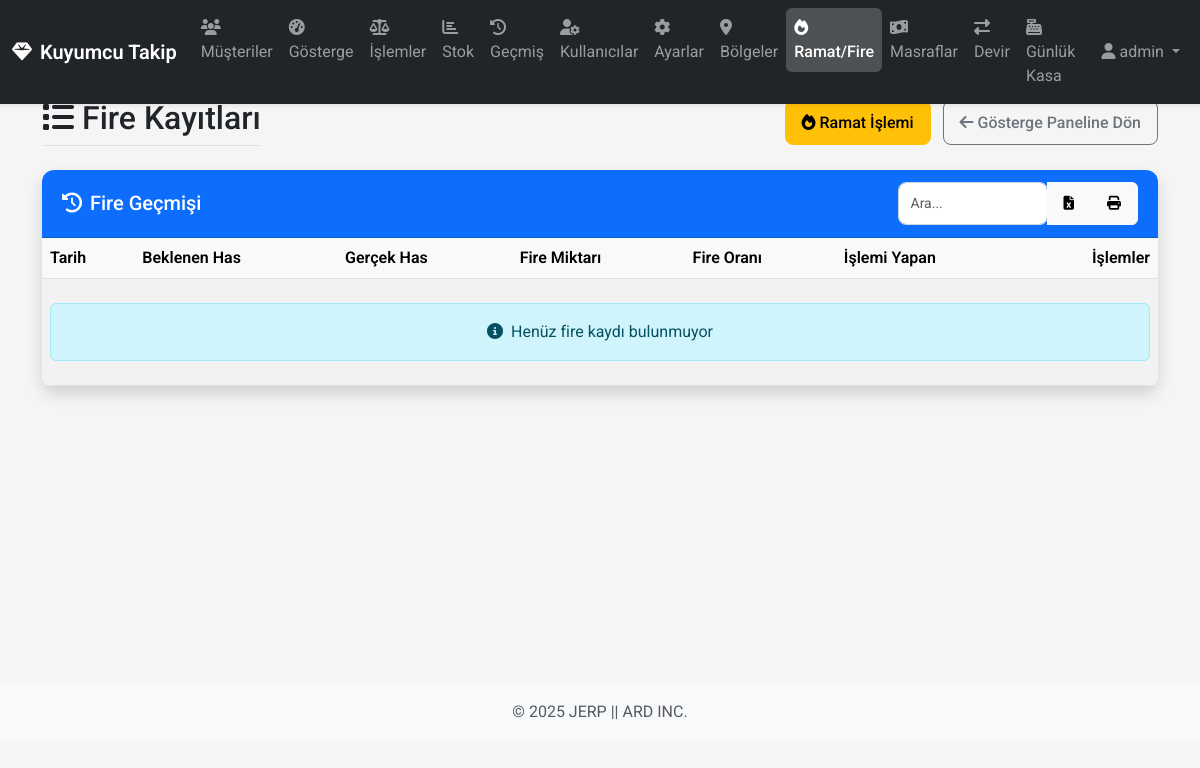
Page /fires (signed in) on the earlier database version.
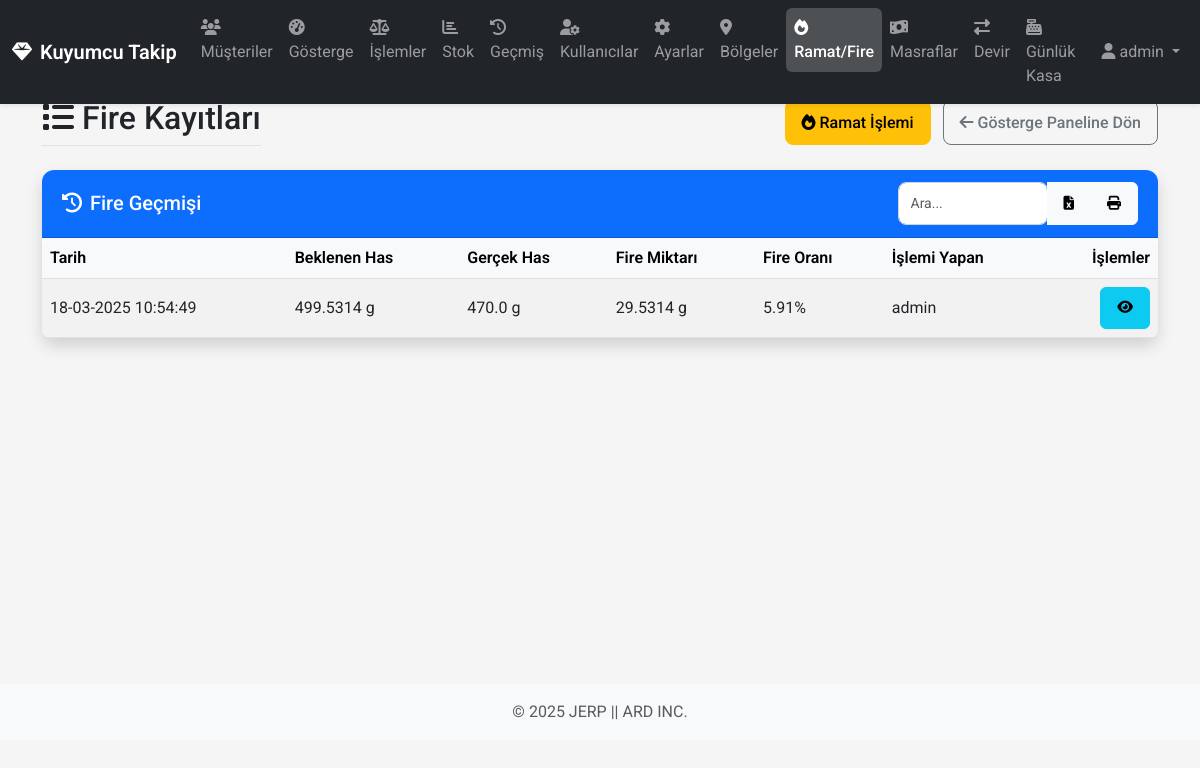
Same page on the later database version.
### app/models/database.py (models this page shows)
class Fire(db.Model):
    __tablename__ = 'fires'
    id = db.Column(db.Integer, primary_key=True)
    timestamp = db.Column(db.DateTime, default=datetime.utcnow, nullable=False)
    expected_pure_gold = db.Column(db.Float, nullable=False)  # Beklenen has miktar
    actual_pure_gold = db.Column(db.Float, nullable=False)  # Gerçek has miktar
    fire_amount = db.Column(db.Float, nullable=False)  # Fire miktarı (has cinsinden)
    notes = db.Column(db.Text)
    user_id = db.Column(db.Integer, db.ForeignKey('users.id'))
    user = db.relationship('User', backref=db.backref('fires', lazy='dynamic'))
    fire_details = db.relationship('FireDetail', backref='fire', lazy='dynamic')

class User(db.Model, UserMixin):
    __tablename__ = 'users'
    id = db.Column(db.Integer, primary_key=True)
    username = db.Column(db.String(64), unique=True, nullable=False)
    password_hash = db.Column(db.String(128), nullable=False)
    is_admin = db.Column(db.Boolean, default=False)
    role = db.Column(db.String(20), default='staff')
    created_by_id = db.Column(db.Integer, db.ForeignKey('users.id'))
    created_at = db.Column(db.DateTime, default=datetime.utcnow)
    created_by = db.relationship('User', remote_side=[id], backref=db.backref('created_users', lazy='dynamic'))
    def has_role(self, role):
        if self.is_admin:
            return True
        if role == 'manager' and self.role == 'manager':
            return True
        if role == 'staff' and (self.role == 'manager' or self.role == 'staff'):
            return True
        return False

### app/routes/views.py (the view)
@main_bp.route('/fires')
@login_required
def fires():
    fires = Fire.query.order_by(Fire.timestamp.desc()).all()
    return render_template(
        'fires.html',
        fires=fires
    )

### app/routes/views.py (called while the page is built)
@login_manager.user_loader
def load_user(user_id):
    return User.query.get(int(user_id))

### app/templates/fires.html (shortened to what this page needs)
{% extends 'base.html' %}
{% block content %}
<div class="row mb-4">
    <div class="col">
        <div class="d-flex justify-content-between align-items-center flex-wrap">
            <h2 class="border-bottom pb-2 mb-0">
                <i class="fas fa-list me-2"></i>Fire Kayıtları
            </h2>
            <div class="mt-2 mt-md-0">
                <a href="{{ url_for('main.ramat') }}" class="btn btn-warning me-2">
                    <i class="fas fa-fire me-1"></i><span class="d-none d-md-inline-block">Ramat İşlemi</span>
                </a>
                <a href="{{ url_for('main.dashboard') }}" class="btn btn-outline-secondary">
                    <i class="fas fa-arrow-left me-1"></i><span class="d-none d-md-inline-block">Gösterge Paneline Dön</span>
                </a>
            </div>
        </div>
    </div>
</div>
<div class="row">
    <div class="col-12 mb-4">
        <div class="card shadow">
            <div class="card-header bg-primary text-white d-flex justify-content-between align-items-center">
                <h5 class="mb-0"><i class="fas fa-history me-2"></i>Fire Geçmişi</h5>
                <div class="btn-group">
                    <input type="text" class="form-control form-control-sm" id="table-search" placeholder="Ara..." style="width: 150px;">
                    <button type="button" class="btn btn-sm btn-light" id="btn-export" title="Excel'e Aktar">
                        <i class="fas fa-file-excel"></i>
                    </button>
                    <button type="button" class="btn btn-sm btn-light" id="btn-print" data-action="print" title="Yazdır">
                        <i class="fas fa-print"></i>
                    </button>
                </div>
            </div>
            <div class="card-body p-0">
                <div class="table-responsive">
                    <table class="table table-hover table-striped mb-0" id="fires-table">
                        <thead class="table-light">
                            <tr>
                                <th>Tarih</th>
                                <th>Beklenen Has</th>
                                <th>Gerçek Has</th>
                                <th>Fire Miktarı</th>
                                <th>Fire Oranı</th>
                                <th>İşlemi Yapan</th>
                                <th class="text-end">İşlemler</th>
                            </tr>
                        </thead>
                        <tbody>
                            {% for fire in fires %}
                            <tr>
                                <td>{{ fire.timestamp.strftime('%d-%m-%Y %H:%M:%S') }}</td>
                                <td>{{ fire.expected_pure_gold|round(4) }} g</td>
                                <td>{{ fire.actual_pure_gold|round(4) }} g</td>
                                <td>{{ fire.fire_amount|round(4) }} g</td>
                                <td>{{ ((fire.fire_amount / fire.expected_pure_gold) * 100)|round(2) }}%</td>
                                <td>{{ fire.user.username }}</td>
                                <td class="text-end">
                                    <a href="{{ url_for('main.fire_detail', fire_id=fire.id) }}" class="btn btn-sm btn-info">
                                        <i class="fas fa-eye"></i>
                                    </a>
                                </td>
                            </tr>
                            {% else %}
                            <tr>
                                <td colspan="7" class="text-center py-4">
                                    <div class="alert alert-info mb-0">
                                        <i class="fas fa-info-circle me-2"></i>Henüz fire kaydı bulunmuyor
                                    </div>
                                </td>
                            </tr>
                            {% endfor %}
                        </tbody>
                    </table>
                </div>
            </div>
        </div>
    </div>
</div>
{% endblock %}

Differences in the rows shown:
added Fire: timestamp "18-03-2025 10:54:49", expected_pure_gold "499.5314", actual_pure_gold "470.0", fire_amount "29.5314", fire_amount+expected_pure_gold "5.91", user.username "admin"
Other differences:
text no longer shown: "Henüz fire kaydı bulunmuyor"
